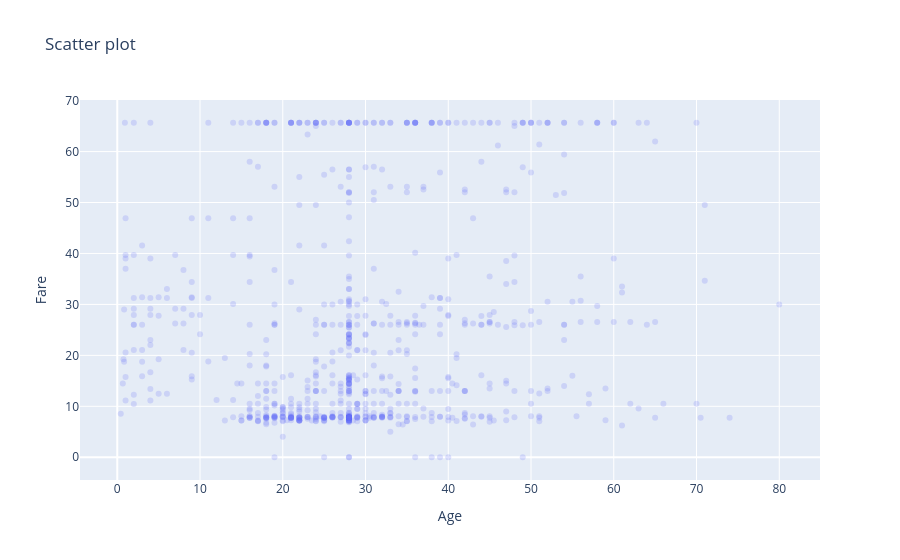

The notebook cell saved with this chart:
### Code cell
fig = px.scatter(df , x = 'Age' , y = 'Fare' ,title = 'Scatter plot ' , opacity= .2   )
fig.show()

### Figure 1 — Plotly figure (JSON) as saved in the notebook; plotly's stock layout.template omitted (floating-point values rounded to 4 significant figures; data arrays with more than 128 entries replaced by an {"elided": "..."} marker saying what was removed)
{"data": [{"hovertemplate": "Age=%{x}<br>Fare=%{y}<extra></extra>", "legendgroup": "", "marker": {"color": "#636efa", "opacity": 0.2, "symbol": "circle"}, "mode": "markers", "name": "", "orientation": "v", "showlegend": false, "type": "scatter", "x": {"elided": "766 float values"}, "xaxis": "x", "y": {"elided": "766 float values"}, "yaxis": "y"}], "layout": {"legend": {"tracegroupgap": 0}, "title": {"text": "Scatter plot "}, "xaxis": {"anchor": "y", "domain": [0, 1], "title": {"text": "Age"}}, "yaxis": {"anchor": "x", "domain": [0, 1], "title": {"text": "Fare"}}}}
